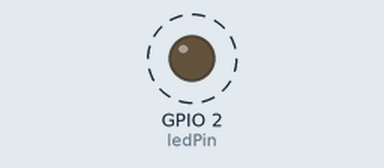
Recording of a sketch running on a simulated ESP32. On the bench: output pins drawn as LEDs (lit = HIGH). Dashed ring = blinking. What the sketch prints to the serial monitor is not drawn.

Above: at 0.5 s.
Timing chart, 0 to 4.6 s (numbered marks = the images above):
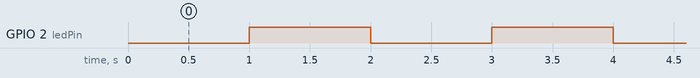

Measured:
- by itself, GPIO 2 (ledPin): alternates HIGH for 1.0 s and LOW for 1.0 s

The sketch:

mer_interrupt_blink_and_write_to_serial_monitor_every_second.ino
```cpp
volatile int interruptCounter;
int totalInterruptCounter;

hw_timer_t * timer = NULL;
portMUX_TYPE timerMux = portMUX_INITIALIZER_UNLOCKED;

int ledPin = 2;
int state = LOW;

void IRAM_ATTR onTimer() {
  portENTER_CRITICAL_ISR(&timerMux);
  interruptCounter++;
  state=!state;
  digitalWrite(ledPin,state);
  portEXIT_CRITICAL_ISR(&timerMux);

}

void setup() {

  Serial.begin(115200);
  pinMode(ledPin, OUTPUT);
  timer = timerBegin(0, 80, true);
  timerAttachInterrupt(timer, &onTimer, true);
  timerAlarmWrite(timer, 1000000, true);
  timerAlarmEnable(timer);

}

void loop() {

  if (interruptCounter > 0) {

    portENTER_CRITICAL(&timerMux);
    interruptCounter--;
    portEXIT_CRITICAL(&timerMux);

    totalInterruptCounter++;

    Serial.print("An interrupt has occurred. Total number: ");
    Serial.println(totalInterruptCounter);

  }
}
```
